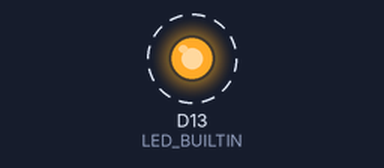
Simulated run of this program. Board: STM32 Nucleo. Shown: output pins drawn as LEDs (lit = HIGH). Dashed ring = blinking.

Above: at 0.02 s.
Timing chart, 0 to 3.0 s (numbered marks = the images above):
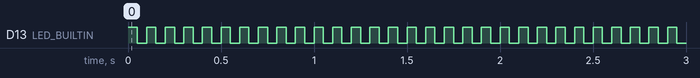

Measured:
- by itself, D13 (LED_BUILTIN): alternates HIGH for 0.05 s and LOW for 0.05 s

The program:

main.cpp
```cpp
#ifdef ARDUINO_ARCH_STM32

#include <Arduino.h>

void setup()
{
  // put your setup code here, to run once:
  // Initialize LED pin as an output.
  pinMode(LED_BUILTIN, OUTPUT);
}

void loop()
{
  // Set the LED HIGH
  digitalWrite(LED_BUILTIN, HIGH);

  // Wait for a second
  delay(50);

  // Set the LED LOW
  digitalWrite(LED_BUILTIN, LOW);

  // Wait for a second
  delay(50);
}

#else

#include "main.h"


void LED_Init();

void HAL_Delay2(uint32_t milliseconds) {

   /* Initially clear flag */

   (void) SysTick->CTRL;

   while (milliseconds != 0) {

      /* COUNTFLAG returns 1 if timer counted to 0 since the last flag read */

      milliseconds -= (SysTick->CTRL & SysTick_CTRL_COUNTFLAG_Msk) >> SysTick_CTRL_COUNTFLAG_Pos;

   }

}

int main(void)
{

  HAL_Init();
  LED_Init();

  while (1)
  {
       HAL_GPIO_TogglePin(LED_GPIO_PORT, LED_PIN);
       HAL_Delay(1000);
  }
}

void LED_Init()
{
  LED_GPIO_CLK_ENABLE();
  GPIO_InitTypeDef GPIO_InitStruct;
  GPIO_InitStruct.Pin = LED_PIN;
  GPIO_InitStruct.Mode = GPIO_MODE_OUTPUT_PP;
  GPIO_InitStruct.Pull = GPIO_PULLUP;
  GPIO_InitStruct.Speed = GPIO_SPEED_HIGH;
  HAL_GPIO_Init(LED_GPIO_PORT, &GPIO_InitStruct);
}

void SysTick_Handler(void)
{
  HAL_IncTick();
}

#endif
```
